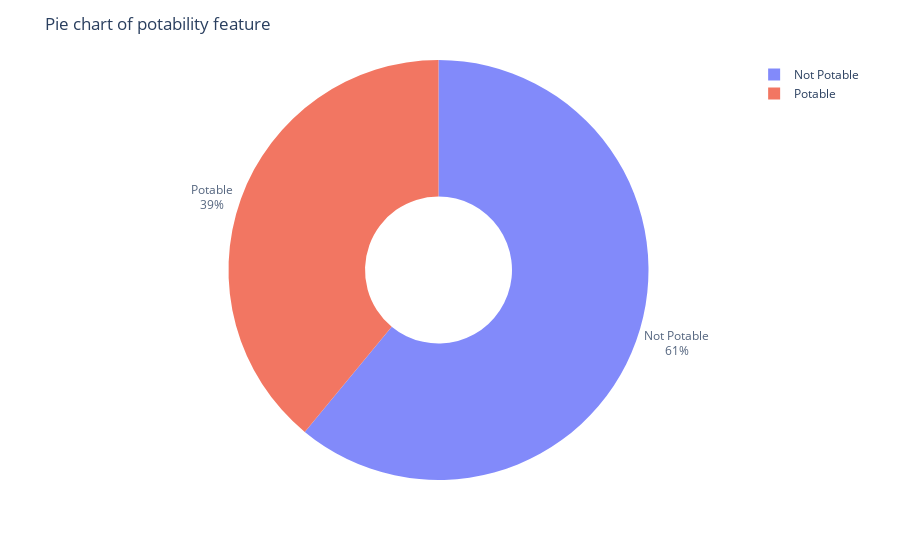

Notebook cell for this chart:
### Code cell
d = pd.DataFrame(df["Potability"].value_counts()) #her değerin kaçar edet olduğunu 
# hole ile ortada bir boşluk bırakılır
# opacity çemberlerin opaklığını ayarlar
fig = px.pie(d, values = "count", names= ["Not Potable","Potable"], hole = 0.35, opacity = 0.8,
            labels = {"label": "count","Potability":"Number of Samples"})
fig.update_layout(title = dict(text = "Pie chart of potability feature"))
fig.update_traces(textposition = "outside", textinfo = "percent+label")
fig.show()

### Figure 1 — Plotly figure (JSON) as saved in the notebook; plotly's stock layout.template omitted (floating-point values rounded to 4 significant figures)
{"data": [{"domain": {"x": [0, 1], "y": [0, 1]}, "hole": 0.35, "hovertemplate": "label=%{label}<br>count=%{value}<extra></extra>", "labels": ["Not Potable", "Potable"], "legendgroup": "", "name": "", "opacity": 0.8, "showlegend": true, "textinfo": "percent+label", "textposition": "outside", "type": "pie", "values": [1998, 1278]}], "layout": {"autosize": true, "legend": {"tracegroupgap": 0}, "margin": {"t": 60}, "title": {"text": "Pie chart of potability feature"}}}
